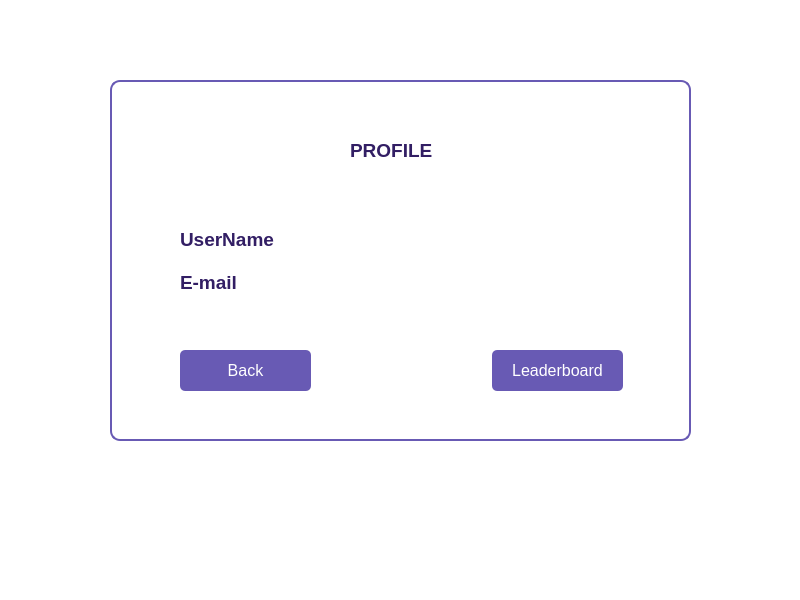
<?xml version="1.0" encoding="UTF-8"?>
<ui version="4.0">
 <class>Profile</class>
 <widget class="QMainWindow" name="Profile">
  <property name="geometry">
   <rect>
    <x>0</x>
    <y>0</y>
    <width>800</width>
    <height>600</height>
   </rect>
  </property>
  <property name="windowTitle">
   <string>Profile</string>
  </property>
  <property name="styleSheet">
   <string notr="true">background-color: rgb(255, 255, 255);</string>
  </property>
  <widget class="QWidget" name="centralwidget">
   <widget class="QGroupBox" name="groupBox">
    <property name="geometry">
     <rect>
      <x>110</x>
      <y>80</y>
      <width>581</width>
      <height>361</height>
     </rect>
    </property>
    <property name="styleSheet">
     <string notr="true">/* Main window background */
QMainWindow {
    background-color: rgb(240, 240, 250); /* Light purple background */
}

/* Group boxes */
QGroupBox {
    background-color: rgb(255, 255, 255); /* White background */
    border: 2px solid rgb(104, 90, 180); /* Purple border */
    border-radius: 10px;
    padding: 10px;
}

/* QLabel - general label styling */
QLabel {
    font-size: 14pt;
    color: rgb(50, 30, 100); /* Dark purple text */
}

/* Specific label inside 'GameWindow' */
QLabel#questionLabel {
    font-size: 16pt;
    font-weight: bold;
    color: rgb(50, 30, 100); /* Dark purple */
}

/* QPushButton styling */
QPushButton {
    background-color: rgb(104, 90, 180); /* Purple background */
    color: white;
    font-size: 12pt;
    padding: 6px 12px;
    border-radius: 5px;
}

/* Hover and pressed states for buttons */
QPushButton:hover {
    background-color: rgb(120, 110, 200); /* Lighter purple on hover */
}

QPushButton:pressed {
    background-color: rgb(80, 60, 160); /* Darker purple on press */
}

/* Specific button styling for 'GameWindow' */
QPushButton#button50, QPushButton#buttonSwap, QPushButton#submit {
    background-color: rgb(104, 90, 180); /* Purple background */
}

QPushButton#button50:hover, QPushButton#buttonSwap:hover, QPushButton#submit:hover {
    background-color: rgb(120, 110, 200);
}

/* RadioButtons */
QRadioButton {
    font-size: 12pt;
    color: rgb(50, 30, 100); /* Dark purple */
}

QRadioButton::indicator {
    width: 20px;
    height: 20px;
    border: 2px solid rgb(104, 90, 180); /* Purple border for circle */
    border-radius: 10px;
    background-color: white;
}

QRadioButton::indicator:checked {
    background-color: rgb(104, 90, 180); /* Purple circle when checked */
}

/* ProgressBar */
QProgressBar {
    border: 1px solid rgb(104, 90, 180); /* Purple border */
    border-radius: 5px;
    background-color: rgb(240, 240, 250); /* Light purple background */
    height: 20px;
}

QProgressBar::chunk {
    background-color: rgb(104, 90, 180); /* Purple progress chunk */
    width: 1px;
}

/* QTableWidget - Leaderboard Table */
QTableWidget {
    background-color: rgb(255, 255, 255); /* White background */
    border: 1px solid rgb(104, 90, 180); /* Purple border */
    gridline-color: rgb(104, 90, 180); /* Purple grid lines */
    font-size: 12pt;
    color: rgb(50, 30, 100); /* Dark purple text */
}

/* Table header styling */
QTableWidget::horizontalHeader {
    background-color: rgb(104, 90, 180); /* Purple header */
    color: white;
    font-weight: bold;
    font-size: 14pt;
}

/* Specific QPushButton inside 'BoardWindow' */
QPushButton#closeButton {
    background-color: rgb(104, 90, 180); /* Purple background */
    color: white;
    font-size: 12pt;
    padding: 6px 12px;
    border-radius: 5px;
}

/* Hover and pressed effect for 'closeButton' */
QPushButton#closeButton:hover {
    background-color: rgb(120, 110, 200);
}

QPushButton#closeButton:pressed {
    background-color: rgb(80, 60, 160);
}

/* MenuBar styling */
QMenuBar {
    background-color: rgb(104, 90, 180); /* Purple menu bar */
    color: white;
}

/* StatusBar styling */
QStatusBar {
    background-color: rgb(240, 240, 250); /* Light purple */
    color: rgb(50, 30, 100); /* Dark purple text */
}

/* Score label styling */
QLabel#scoreLabel, QLabel#rankLabel {
    font-size: 14pt;
    color: rgb(50, 30, 100); /* Dark purple */
}
</string>
    </property>
    <property name="title">
     <string/>
    </property>
    <widget class="QLabel" name="label_profileheader">
     <property name="geometry">
      <rect>
       <x>240</x>
       <y>60</y>
       <width>111</width>
       <height>20</height>
      </rect>
     </property>
     <property name="font">
      <font>
       <pointsize>14</pointsize>
       <bold>true</bold>
      </font>
     </property>
     <property name="layoutDirection">
      <enum>Qt::LayoutDirection::LeftToRight</enum>
     </property>
     <property name="text">
      <string>PROFILE</string>
     </property>
    </widget>
    <widget class="QPushButton" name="pushButton_back">
     <property name="geometry">
      <rect>
       <x>70</x>
       <y>270</y>
       <width>131</width>
       <height>41</height>
      </rect>
     </property>
     <property name="text">
      <string>Back</string>
     </property>
    </widget>
    <widget class="QPushButton" name="pushButton_leaderboard">
     <property name="geometry">
      <rect>
       <x>382</x>
       <y>270</y>
       <width>131</width>
       <height>41</height>
      </rect>
     </property>
     <property name="text">
      <string>Leaderboard</string>
     </property>
    </widget>
    <widget class="QWidget" name="layoutWidget">
     <property name="geometry">
      <rect>
       <x>70</x>
       <y>140</y>
       <width>113</width>
       <height>81</height>
      </rect>
     </property>
     <property name="font">
      <font>
       <bold>true</bold>
      </font>
     </property>
     <layout class="QVBoxLayout" name="verticalLayout">
      <item>
       <widget class="QLabel" name="label_username">
        <property name="font">
         <font>
          <pointsize>14</pointsize>
          <bold>true</bold>
         </font>
        </property>
        <property name="text">
         <string>UserName</string>
        </property>
       </widget>
      </item>
      <item>
       <widget class="QLabel" name="label_mail">
        <property name="font">
         <font>
          <pointsize>14</pointsize>
          <bold>true</bold>
         </font>
        </property>
        <property name="text">
         <string>E-mail</string>
        </property>
       </widget>
      </item>
     </layout>
    </widget>
    <widget class="QWidget" name="layoutWidget">
     <property name="geometry">
      <rect>
       <x>190</x>
       <y>140</y>
       <width>321</width>
       <height>81</height>
      </rect>
     </property>
     <layout class="QVBoxLayout" name="verticalLayout_2">
      <item>
       <widget class="QLabel" name="label_user">
        <property name="text">
         <string/>
        </property>
       </widget>
      </item>
      <item>
       <widget class="QLabel" name="label_usermail">
        <property name="text">
         <string/>
        </property>
       </widget>
      </item>
     </layout>
    </widget>
   </widget>
  </widget>
  <widget class="QMenuBar" name="menubar">
   <property name="geometry">
    <rect>
     <x>0</x>
     <y>0</y>
     <width>800</width>
     <height>25</height>
    </rect>
   </property>
  </widget>
  <widget class="QStatusBar" name="statusbar"/>
 </widget>
 <resources/>
 <connections/>
</ui>
